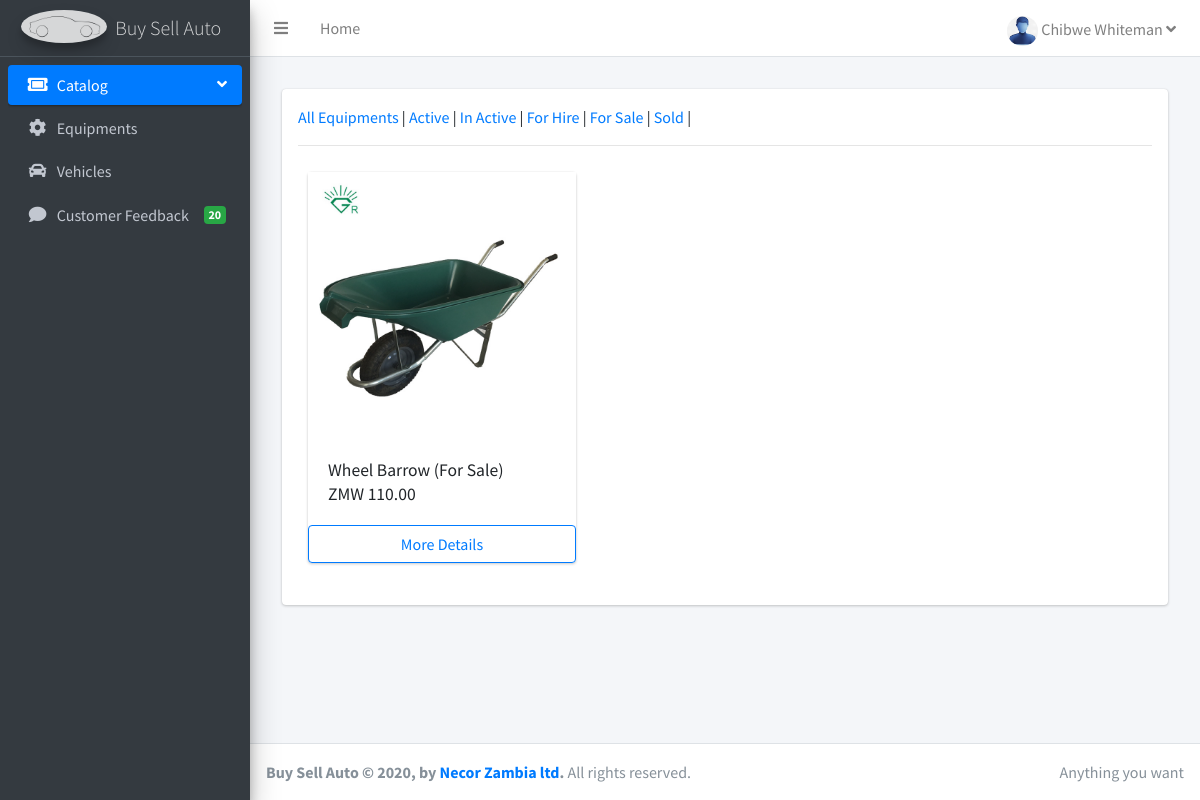
Page /agent/equipment (signed in) on the committed database.
### store/models.py (models this page shows, shortened)
class User(AbstractUser):
    is_agent = models.BooleanField(default=False)
    is_employee = models.BooleanField(default=False)
    portfolio_site = models.URLField(blank=True)
    phone = models.CharField(max_length=60, blank=True, null=True)
    country = models.CharField('Country', max_length=60, blank=True, null=True)
    city = models.CharField('City', max_length=60, blank=True, null=True)
    postal_code = models.CharField('Postal Code', max_length=60, blank=True, null=True)
    address = models.CharField(max_length=60, blank=True, null=True)
    picture = models.ImageField(upload_to="users/pictures/%Y/%m/%d'", blank=True, null=True)
    email = models.EmailField(blank=True, null=True)
    username_validator = ASCIIUsernameValidator()
    def get_full_name(self):
        full_name = self.username
        if self.first_name and self.last_name:
            full_name = self.first_name + " " + self.last_name
        return full_name
    def __str__(self):
        return self.get_full_name()

### businessdirectory/models.py (models this page shows, shortened)
class EquipmentImage(models.Model):
    equipment = models.ForeignKey(Equipment, on_delete=models.CASCADE)
    image = models.ImageField(upload_to='equipments/images/%Y/%m/%d', null=True)
    active = models.BooleanField(default=True)
    updated_at = models.DateTimeField(auto_now=True)
    def image_tag(self):
        if self.image:
            return mark_safe('<img src="%s" style="width: 50px; height: 50px;"/>' % self.image.url)
        else:
            return 'No image found!'
    image_tag.short_description = 'Image'

class Equipment(models.Model):
    is_equipment_model = models.BooleanField(default=True, editable=False)
    user = models.ForeignKey(User, verbose_name='Agent Name', null=True, default='', on_delete=models.CASCADE)
    equipment_type = models.ForeignKey(EquipmentType, on_delete=models.CASCADE)
    equipment_name = models.CharField(max_length=200,)
    slug = models.SlugField(unique=True, default='')
    equipment_brand = models.CharField(max_length=200, default='')
    equipment_stock = models.IntegerField(null=True, blank=True, default=1)
    equipment_sold = models.IntegerField(null=True, blank=True, default=0)
    equipment_price = models.DecimalField(decimal_places=2, max_digits=100, default=0.00)
    equipment_listing_type = models.CharField(max_length=200, verbose_name='Listing Type', default='', choices=EQUIPMENT_LISTING_TYPE)
    equipment_status = models.CharField(max_length=200, verbose_name='Equipment Status', default='', choices=EQUIPMENT_STATUS)
    equipment_description = HTMLField()
    active = models.BooleanField(default=True)

### agents/views.py (the view)
# urls.py: path('agent/equipment', views.agent_equipments, name='agent_equipments'),
@agent_required
def agent_equipments(request):
    all_equipments = Equipment.objects.filter(user=request.user)
    return render(request, 'agents/agent_equipments.html',
                  {
                      'all_equipments': all_equipments,
                  })

### store/templates/agents/agent_equipments.html (shortened to what this page needs)
{% extends 'agents/base.html' %}
{% load static %}
{% block content %}
    <div class="wrapper">
        <div class="main-panel">
            <div class="content">
                <div class="container-fluid">
                    <div class="row p-3">
                        <div class="col-md-12 p-3">
                            <div class="card p-3">
                                <div class="header">
                                    <a href="{% url 'agent_equipments' %}">All Equipments</a> |
                                    <a href="">Active</a> |
                                    <a href="">In Active</a> |
                                    <a href="">For Hire</a> |
                                    <a href="">For Sale</a> |
                                    <a href="">Sold</a> |
                                </div>
                            <hr>
                                <div class="row" style="padding: 10px">
                                    {% for product in all_equipments reversed %}
                                        <div class="col-sm-4 d-flex">
                                            <div class="card flex-fill">
                                                {% for p_image in product.equipmentimage_set.all|slice:":1" %}
                                                    <img class="card-img-top img-fluid img-responsive" src="
                                                        {% if p_image.image %}
                                                                {{ p_image.image.url }}
                                                         {% else %}
                                                               {% static 'store/images/blank-car.jpg' %}
                                                          {% endif %}" alt="Card image cap">
                                                {% endfor %}
                                                <div class="card-body">
                                                    <h5 class="card-title">{{ product.equipment_name }} ({{ product.equipment_listing_type }})</h5></center>
                                                    <br>
                                                    <h5 class="card-title">ZMW {{ product.equipment_price }}</h5></center>
                                                </div>
                                            <a href="{% url 'agent_equipment_detail' product.id %}" class="btn btn-outline-primary btn-block">More Details</a>
                                            </div>
                                        </div>
                                    {% endfor %}
                                </div>
                            </div>
                        </div>
                    </div>
                </div>
            </div>
        </div>
    </div>
{% endblock %}

### store/templates/agents/base.html (shortened to what this page needs)
{% load staticfiles %}
<!DOCTYPE html>
<html lang="en">
<head>
    <link rel="stylesheet" href="{% static 'agents/plugins/fontawesome-free/css/all.min.css' %}">
    <link rel="stylesheet" href="{% static 'agents/plugins/overlayScrollbars/css/OverlayScrollbars.min.css' %}">
    <link rel="stylesheet" href="{% static 'agents/dist/css/adminlte.min.css' %}">
</head>
<body class="hold-transition sidebar-mini">
<div class="wrapper">
    <nav class="main-header navbar navbar-expand navbar-white navbar-light">
        <ul class="navbar-nav">
            <li class="nav-item">
                <a class="nav-link" data-widget="pushmenu" href="#" role="button"><i class="fas fa-bars"></i></a>
            </li>
            <li class="nav-item d-none d-sm-inline-block">
                <a href="{% url 'agentdashboard' %}" class="nav-link">Home</a>
            </li>
        </ul>
        <ul class="navbar-nav ml-auto">
            <li class="nav-item dropdown">
                <a class="nav-link" data-toggle="dropdown" href="#">
                    <img src="
                    {% if request.user.picture %}
                        {{ request.user.picture.url }}
                    {% else %}
                        {% static 'agents/dist/img/user-avata.png' %}
                    {% endif %}
                    " class="img-circle img-responsive" style="height: 30px;" alt="User Image">
                    {{ request.user }}
                    <span class="fa fa-angle-down"></span>
                </a>
            </li>
        </ul>
    </nav>
    <aside class="main-sidebar sidebar-dark-primary elevation-4">
        <a href="{% url 'agentdashboard' %}" class="brand-link">
            <img src="{% static 'agents/dist/img/blank-car.jpg' %}" alt="Buysellauto Logo"
                 class="brand-image img-circle elevation-3"
                 style="opacity: .8">
            <span class="brand-text font-weight-light">Buy Sell Auto</span>
        </a>
        <div class="sidebar">
            <nav class="mt-2">
                <ul class="nav nav-pills nav-sidebar flex-column" data-widget="treeview" role="menu"
                    data-accordion="false">
                    <li class="nav-item has-treeview menu-open">
                        <a href="#" class="nav-link active">
                            <i class="nav-icon fas fa-ticket-alt"></i>
                            <p>
                                Catalog
                                <i class="right fas fa-angle-left"></i>
                            </p>
                        </a>
                        <ul class="nav nav-treeview">
                            <li class="nav-item">
                                <a href="{% url 'agent_equipments' %}" class="nav-link">
                                    <i class="fa fa-cog nav-icon"></i>
                                    <p>Equipments</p>
                                </a>
                            </li>
                            <li class="nav-item">
                                <a href="{% url 'agent_vehicles' %}" class="nav-link">
                                    <i class="fa fa-car nav-icon"></i>
                                    <p>Vehicles</p>
                                </a>
                            </li>
                        </ul>
                    </li>
                    <li class="nav-item">
                        <a href="#" class="nav-link">
                            <i class="nav-icon fa fa-comment"></i>
                            <p>
                                Customer Feedback
                                <span class="right badge badge-success">20</span>
                            </p>
                        </a>
                    </li>
                </ul>
            </nav>
        </div>
    </aside>
    <div class="content-wrapper">
        {% block content %}
        {% endblock %}
    </div>
    {% block footer %}
        <footer class="main-footer">
            <div class="float-right d-none d-sm-inline">
                Anything you want
            </div>
            <strong>Buy Sell Auto &copy; {% now 'Y' %}, by <a href="https://necor.co.zm">Necor Zambia ltd</a>.</strong>
            All rights
            reserved.
        </footer>
    {% endblock %}
</div>
</body>
</html>

### rows in the picture
User: user "Chibwe Whiteman"
Equipment: equipment_name "Wheel Barrow", equipment_listing_type "For Sale", equipment_price "110.00"
EquipmentImage: image (picture)
